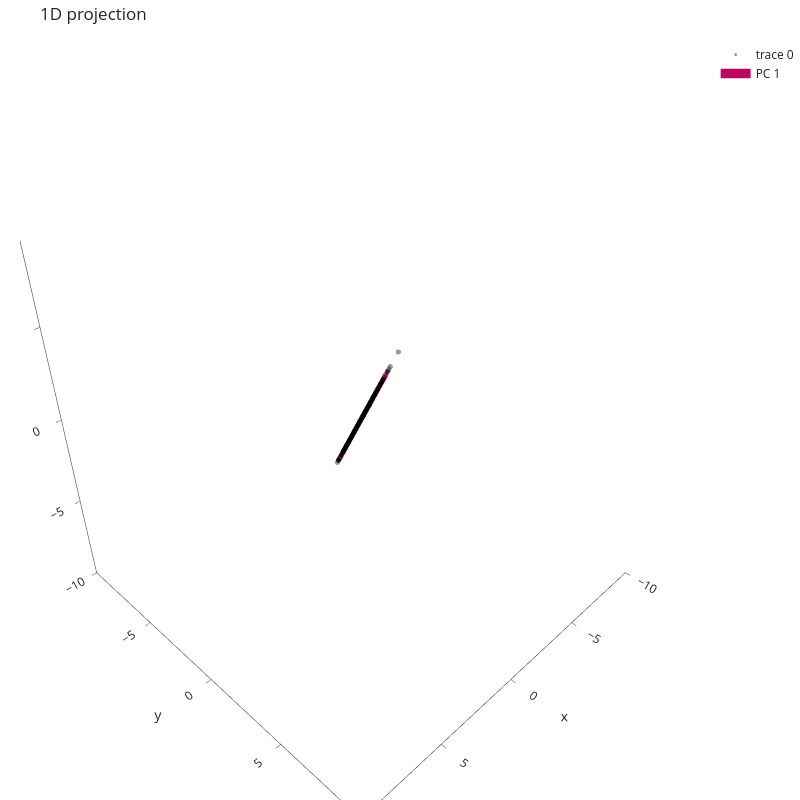

Write notebook code for a chart like this one.
### Markdown cell above
And there is nothing special in eliminating just the last component:

### Code cell
X_1d_transformed = X_2d_transformed.copy()
X_1d_transformed[:, 1] = 0
X_1d = pca.inverse_transform(X_1d_transformed)


fig = go.Figure(data = [
    go.Scatter3d(x = X_1d[:, 0], y=X_1d[:, 1], z=X_1d[:, 2], opacity = 0.4, mode = 'markers', marker=dict(size=3, color="black")),
    get_principal_component(pca, 1),
]).update_layout(width=800, height=800, title="1D projection", 
                scene = scene_dict).show()

### Figure 1 — Plotly figure (JSON) as saved in the notebook; plotly's stock layout.template omitted (floating-point values rounded to 4 significant figures; data arrays with more than 128 entries replaced by an {"elided": "..."} marker saying what was removed)
{"data": [{"marker": {"color": "black", "size": 3}, "mode": "markers", "opacity": 0.4, "type": "scatter3d", "x": {"elided": "2500 float values"}, "y": {"elided": "2500 float values"}, "z": {"elided": "2500 float values"}}, {"line": {"color": "rgb(189,6,96)", "width": 9.404}, "marker": {"color": "rgb(189,6,96)", "size": 1}, "name": "PC 1", "type": "scatter3d", "x": [-0.8388, 0.8388], "y": [-2.359, 2.359], "z": [-3.98, 3.98]}], "layout": {"height": 800, "scene": {"xaxis": {"range": [-10, 10]}, "yaxis": {"range": [-10, 10]}, "zaxis": {"range": [-10, 10]}}, "title": {"text": "1D projection"}, "width": 800}}
